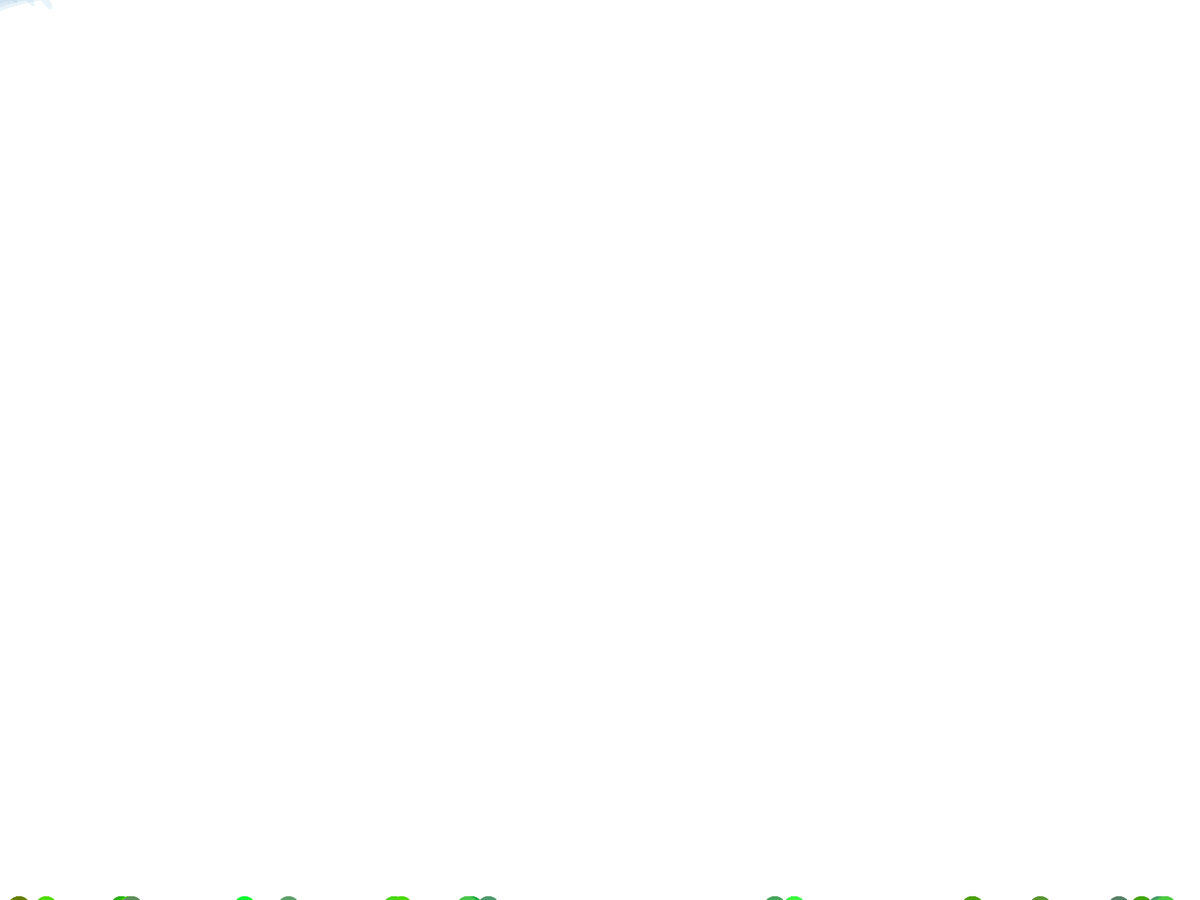
Frame 1 (no input)
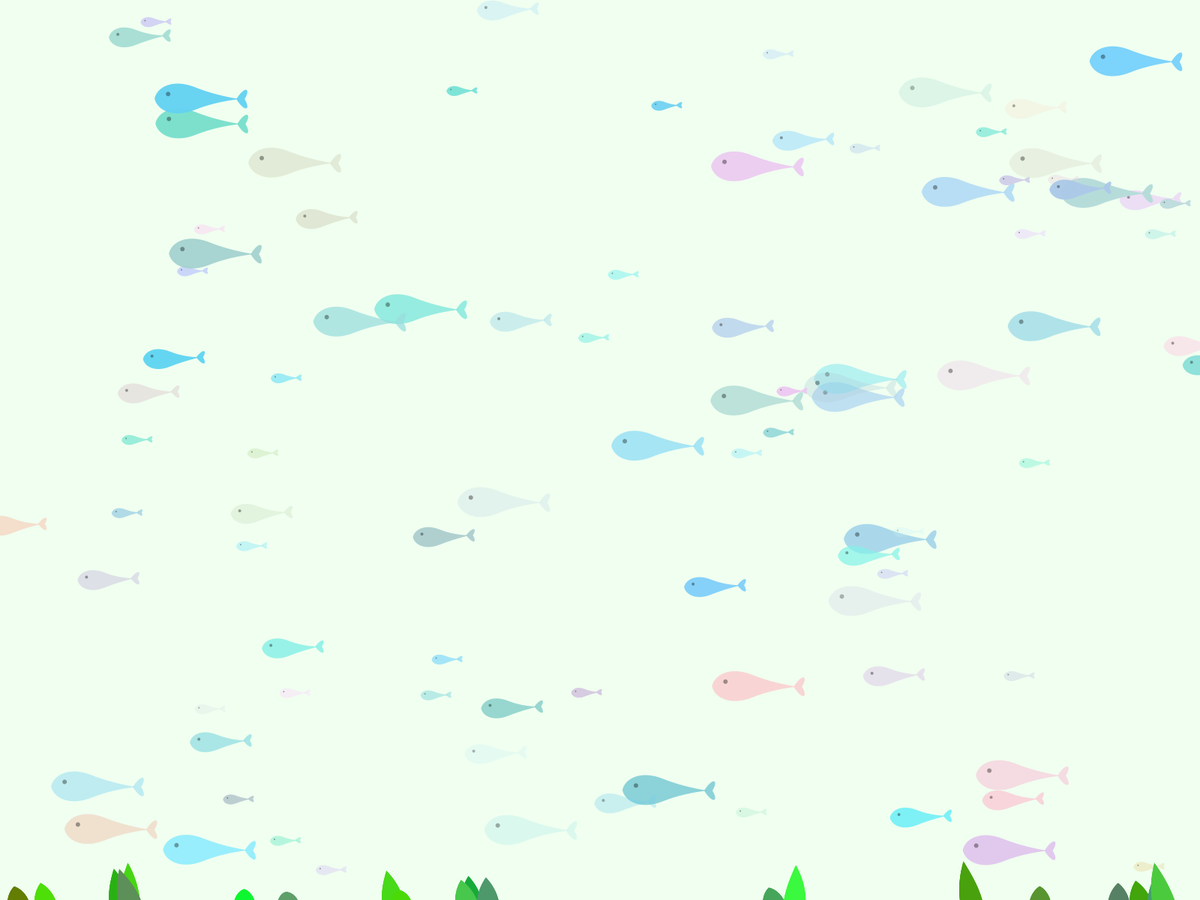
Frame 60 (the mouse pressed at the canvas centre just before this capture)
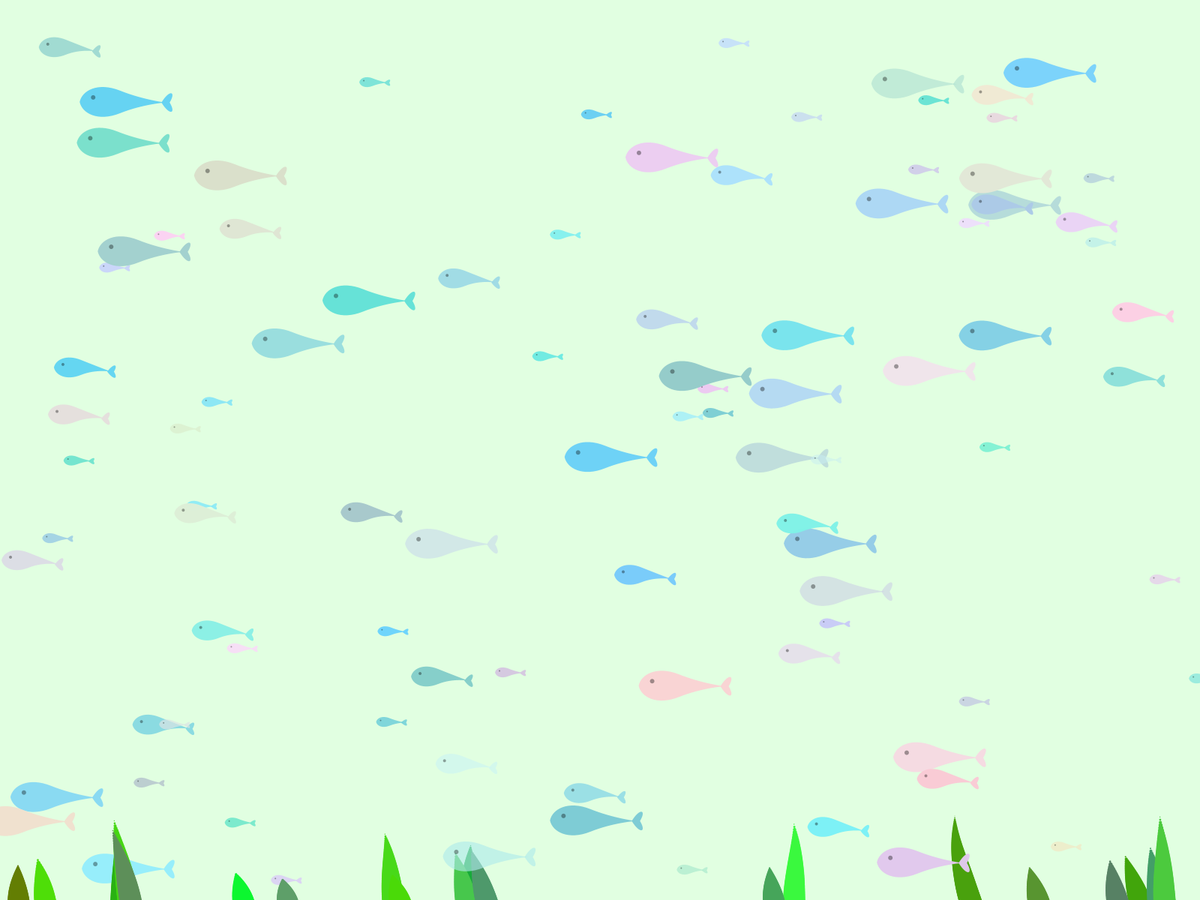
Frame 120 (the mouse held since frame 60 and released just before this capture)

The Processing sketch that drew these frames (run headless with seeded random() and noise(); from frame 60 on, the mouse is pressed at the canvas centre):

// Processing sketch: SEAWEED2
// ── SEAWEED2.pde
int num = 60;  //num of seaweed
SeaWeed[] weeds;
PVector rootNoise = new PVector(random(100), random(100));
//int mode = 0;
Fish [] fish = new Fish[100];

void setup()
{
  fullScreen();
  weeds = new SeaWeed[num];
  for (int i = 0; i < num; i++)
    weeds[i] = new SeaWeed(random(0, width), height, 0);

  for (int i = 0; i < fish.length; i++) 
    fish[i] = new Fish(int(random(1, 4)), random(width), random(height), random(300), random(2, 10), color(random(100, 255), random(200, 245), random(200, 255)), 0);
}
float sec=0;
int index=-1;
int end_time=500;
int end_time2=0;

color from, to, med;
color c1=color(205, 255, 205);
float split=0.01;

void draw()
{
  randomSeed(1);

  if (sec<100) {
    from=color(255);
    to=c1;
    end_time2=0;
  } else if (sec>=end_time) {
    from=c1;
    to=color(255);
    end_time2=500;
  }
  if (sec<100 || sec>=end_time)
    med=lerpColor(from, to, split*(sec-end_time2));
  else
    med=color(c1);
  background(med);

  // background(255);
  //FISH FRONT
  if (sec<end_time+50) {

    for (int i=0; i<fish.length/2; i++) {
      fish[i].increaseOP();
      fish[i].direction();
      fish[i].display();
    }
  } else {
    for (int i=0; i<fish.length/2; i++) {
      fish[i].decreaseOP();
      fish[i].direction();
      fish[i].display();
    }
  }

  if (sec%100==0)
    index++;

  if (sec<150) {
    for (int i = 0; i < num/3; i++) {
      weeds[i].increase_dist();
      weeds[i].update();
    }
  } else if (sec<250) {
    for (int i = 0; i < num/3*2; i++) {
      weeds[i].increase_dist();
      weeds[i].update();
    }
  } else if (sec<end_time) {
    for (int i = 0; i < num; i++) {
      weeds[i].increase_dist();
      weeds[i].update();
    }
  } else {
    for (int i = 0; i < num; i++) {
      weeds[i].decrease_dist();
      weeds[i].update();
    }
  }


  //FISH BACK
  if (sec<end_time+50) {
    for (int i=fish.length/2; i<fish.length; i++) {
      fish[i].increaseOP();
      fish[i].direction();
      fish[i].display();
    }
  } else {
    for (int i=fish.length/2; i<fish.length; i++) {
      fish[i].decreaseOP();
      fish[i].direction();
      fish[i].display();
    }
  }

  sec+=0.5;
}

// ── Fish.pde
class Fish {

  float Vx, Vy;//tail
  float Cx, Cy; //center
  float s; // size
  float d; //tail wiggle factor
  float l; //size of the locus
  float h1, h2; //wiggle range
  float tx, ty; //location of fish
  int g; //direction of travel
  float a;
  float angle;
  float Xoff;
  float Yoff;
  float speed;
  color c;
  float op;
  float op2=0;

  Fish(float Size, float Xofftemp, float Yofftemp, float Length, float Speed, color _c,float _op) {

    s = Size;
    l = Length;
    Xoff = Xofftemp;
    Yoff = Yofftemp;
    g = 1;
    Cx = 0;
    Cy = 0;
    Vy = Cy;
    d = 1;
    speed = Speed;
    c=_c;
    op=_op;
  }
   void increaseOP() {
    if (op<250)
      op=op+speed*0.5;
    if (op2<90)
      op2=op2+speed*0.5;
  }
  
  void decreaseOP() {
    if (op>0)
      op=op-speed;
    if (op2>0)
      op2=op2-speed;
  }

  void direction() {
    a = random(-1, 1);

    if (a < 0) {
      g = -1;
    } 
    else if (a > 0) {
      g = 1;
    }
  }

  void display() {
    noStroke();
    fill(c,op);

    angle = radians(frameCount/speed);
    h1 = Cy + 4*s;
    h2 = Cy - 4*s;

    Vx = Cx-20*s;

    pushMatrix ();
    translate(tx, ty);
    tx = Xoff + l * cos(g*angle);
    ty = Yoff + l * sin(g*angle);
    Xoff-=speed*0.2;
 //   rotate(g*(angle + PI/2));
   rotate(PI);

    beginShape();
    vertex(Cx+18*s, Cy);
    bezierVertex(Cx+17*s, Cy+5*s, Cx+10*s, Cy+9*s, Cx, Cy+5*s);//head
    bezierVertex(Cx-10*s, Cy+s, Vx, Vy, Vx, Vy);//
    bezierVertex(Vx, Vy, Cx-10*s, Cy-s, Cx, Cy-5*s);
    bezierVertex(Cx+10*s, Cy-9*s, Cx+17*s, Cy-5*s, Cx+18*s, Cy);
    endShape();
    
    //tail
    beginShape();
    vertex(Vx+5, Vy);
    bezierVertex(Vx-2*s, Vy+6*s,Vx-5*s, Vy+5*s,Vx-s*2, Vy);
    bezierVertex(Vx-5*s, Vy-5*s,Vx-s*2, Vy-6*s,Vx+5, Vy);
    endShape();
    
    //quad(Vx+5,Vy,Vx-5*s,Vy+5*s,Vx-s*2,Vy,Vx-5*s,Vy-5*s);
    
    fill(0,op2);
    ellipse(Cx+12*s,Cy+2*s,s*2,s*2);
    popMatrix();
    
    
    if(Xoff<-width*0.14)
      Xoff=width*1.13;
    
    Vy += d*0.8;
    if (Vy > h1) {
      d = -1;
    } 
    else if (Vy < h2) {
      d = 1;
    }
  }
}

// ── SeaWeed.pde
class SeaWeed
{
  float DIST_MAX;//length of each segment 
  float maxNbSeg = 55;//max number of segments
  float minNbSeg = 15;//min number of segments
  float maxWidth = 30;//max width of the base line
  float minWidth = 11;//min width of the base line
  float FLOTATION = 5;//flotation constant
  float grow_speed;

  int nbSegments = (int)random(minNbSeg, maxNbSeg);//number of segments
  PVector[] pos;//position of each segment
  color[] cols;//colors array, one per segment
  color main_col;
  PVector rootNoise = new PVector(random(100), random(100));//noise water effect
  float x;//x origin of the weed

  SeaWeed(float p_x, float p_y, float dist_max)
  {
    pos = new PVector[nbSegments];
    DIST_MAX=dist_max;
    grow_speed=random(0.04, 0.07);
    main_col=color(random(0, 120), random(120, 255), random(0, 120));
    x = p_x;
    for (int i = 0; i < nbSegments; i++)
    {
      pos[i] = new PVector(p_x, p_y - i * DIST_MAX);
      // pos[i] = new PVector(p_x, p_y);
    }
  }
  void increase_dist() {
    if (DIST_MAX<12)
      DIST_MAX+=grow_speed*0.5;
  }
  void decrease_dist() {
    if (DIST_MAX+0.04>0)
      DIST_MAX-=grow_speed*0.8;
  }

  void update()
  {
    rootNoise.add(new PVector(.02, .02));

    pos[0] = new PVector(x, height);
    for (int i = 1; i < nbSegments; i++)
    {
      float n = noise(rootNoise.x + .003 * pos[i].x, rootNoise.y + .003 * pos[i].y);
      float noiseForce = (.3 - n) * 4;
      pos[i].x += noiseForce;
      pos[i].y -= FLOTATION;

      //difference
      PVector tmp = PVector.sub(pos[i-1], pos[i]);
      tmp.normalize();
      tmp.mult(DIST_MAX);
      pos[i] = PVector.sub(pos[i-1], tmp);
    }

    //drawing circles
    for (int i = 0; i < nbSegments; i++)
    {
      fill(main_col);
      float r = (30 * cos(map(i, 0, nbSegments - 1, 0, HALF_PI)));
      noStroke();
      ellipse(pos[i].x, pos[i].y + 10, r, r);
    }
  }
}
